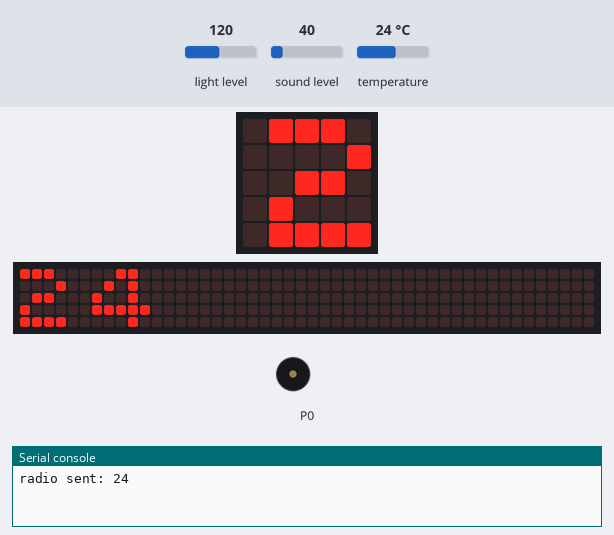
The program below on a simulated BBC micro:bit (MakeCode). Parts: the board's 5×5 LED display, a strip that is not on the board, showing the scrolling text unrolled, buzzer (waves = sounding), the last lines printed to the serial console. Inputs (shaded band) come from the test bench; at power-on: light level 120, sound level 40, temperature 24 °C. No radio messages arrive unless stated (any console line starting 'radio sent:' is added by the test bench); the 48×5 strip is a reading aid, not a part: it shows the text the display is scrolling, unrolled, one strip-width of it at a time.

Above: at 3.18 s.
3.2 s: light level set to 5
At 5.8 s:
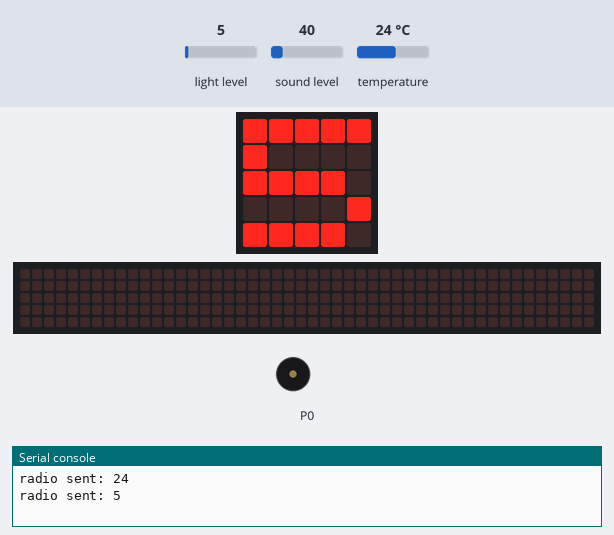
14.6 s: sound level set to 64
At 21.21 s:
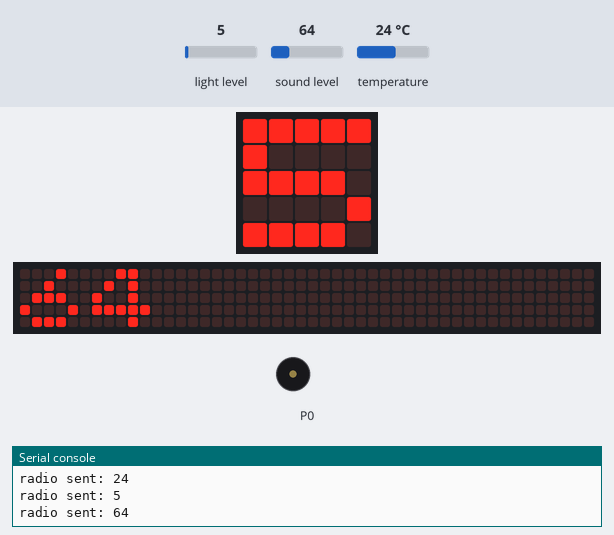
22.6 s: temperature set to 12 °C
At 31.34 s:
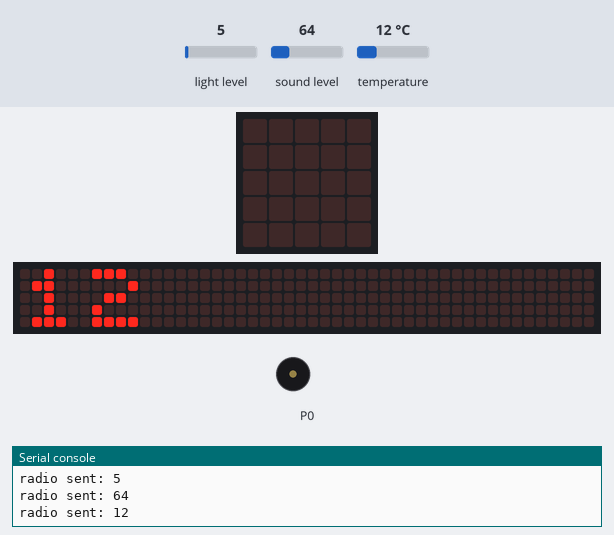
33.0 s: sound level set to 5
At 40.18 s:
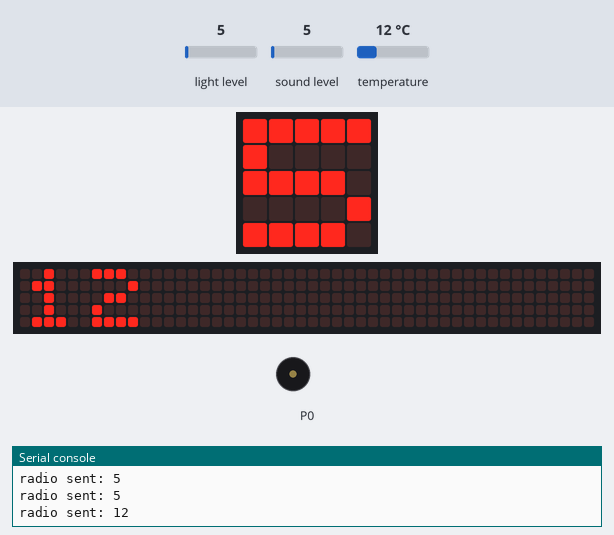
41.6 s: light level set to 128
At 42.95 s:
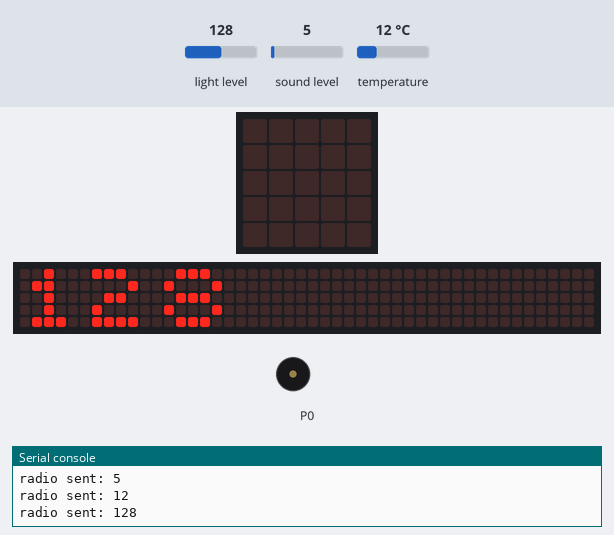
Timing chart, 0 to 44.6 s (numbered marks = the images above; inputs shaded):
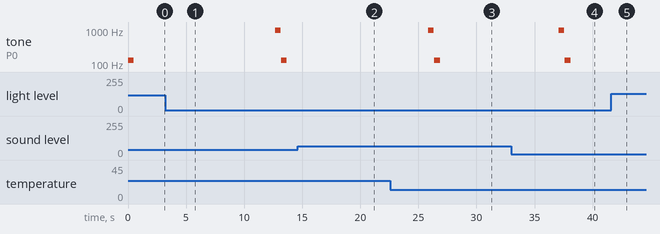

The program:

main.ts
```typescript
radio.onReceivedNumber(function (receivedNumber) {
    serial.writeNumber(receivedNumber)
})
radio.setGroup(25)
basic.forever(function () {
    music.playTone(131, music.beat(BeatFraction.Whole))
    radio.sendNumber(input.temperature())
    basic.pause(2000)
    basic.showNumber(input.temperature())
    radio.sendNumber(input.lightLevel())
    basic.showNumber(input.lightLevel())
    basic.pause(2000)
    radio.sendNumber(input.soundLevel())
    basic.showNumber(input.soundLevel())
    basic.pause(2000)
    music.playTone(988, music.beat(BeatFraction.Whole))
})
```

test.ts
```typescript
// aquí va el archivo "tests"; esto no se compilará cuando este paquete se utilice como una extensión.
```

Measured:
- after the input at 3.2 s, tone on P0: silent → 988 Hz after 9.5 s, → silent 0.50 s later, → 131 Hz 0.03 s later, → silent 0.50 s later
- what the display in image 1 shows lasts 2.8 s, from 5.2 s to 8.0 s
- what the display in image 3 shows lasts 0.5 s, from 31.1 s to 31.6 s
